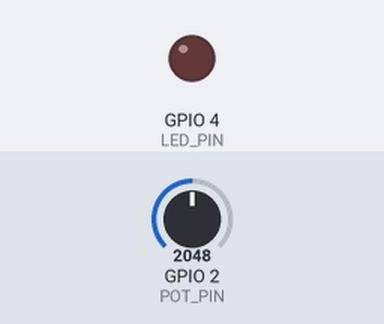
A sketch run on a simulated ESP32. Parts: output pins drawn as LEDs (lit = HIGH). The test bench sets the inputs (shaded band); at power-on: GPIO 2 (POT_PIN) = 2048.

Above: at 1.2 s.
1.3 s: GPIO 2 (POT_PIN) set to 2116
At 1.9 s:
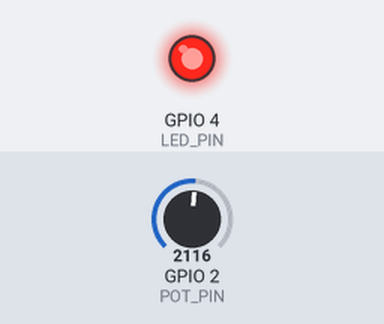
2.8 s: GPIO 2 (POT_PIN) set to 2047
At 4.0 s:
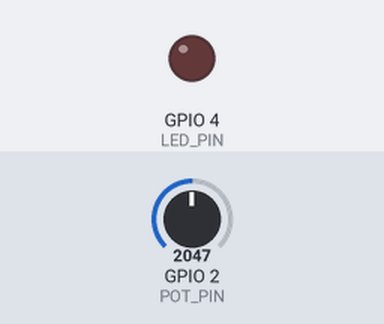
4.3 s: GPIO 2 (POT_PIN) set to 2866
At 5.3 s:
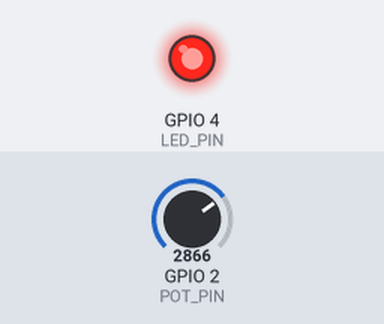
Timing chart, 0 to 7.3 s (numbered marks = the images above; inputs shaded):
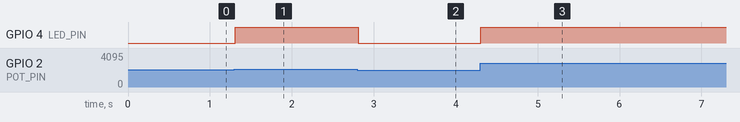

Measured:
- the behaviour switches between 2048 and 2049 on GPIO 2 (POT_PIN) (found by bisection; images 0 and 1)
- after the input at 1.3 s, GPIO 4 (LED_PIN): LOW → HIGH at once
- after the input at 2.8 s, GPIO 4 (LED_PIN): HIGH → LOW at once
- after the input at 4.3 s, GPIO 4 (LED_PIN): LOW → HIGH at once

The sketch:

5_3.ino
```cpp
#define POT_PIN 2
#define LED_PIN 4

void setup() {
  pinMode(POT_PIN, INPUT);
  pinMode(LED_PIN, OUTPUT);
}

void loop() {
  int pot_value = analogRead(POT_PIN);
  if (pot_value > 2048) {
    digitalWrite(LED_PIN, HIGH);
  }
  else {
    digitalWrite(LED_PIN, LOW);
  }
  delay(10); // this speeds up the simulation
}
```
